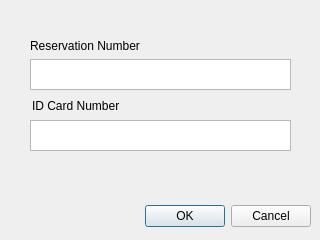
<?xml version="1.0" encoding="UTF-8"?>
<ui version="4.0">
 <class>Dialog</class>
 <widget class="QDialog" name="Dialog">
  <property name="geometry">
   <rect>
    <x>0</x>
    <y>0</y>
    <width>320</width>
    <height>240</height>
   </rect>
  </property>
  <property name="windowTitle">
   <string>Dialog</string>
  </property>
  <widget class="QDialogButtonBox" name="buttonBox">
   <property name="geometry">
    <rect>
     <x>130</x>
     <y>200</y>
     <width>181</width>
     <height>32</height>
    </rect>
   </property>
   <property name="orientation">
    <enum>Qt::Horizontal</enum>
   </property>
   <property name="standardButtons">
    <set>QDialogButtonBox::Cancel|QDialogButtonBox::Ok</set>
   </property>
  </widget>
  <widget class="QTextEdit" name="textEdit">
   <property name="geometry">
    <rect>
     <x>30</x>
     <y>59</y>
     <width>261</width>
     <height>31</height>
    </rect>
   </property>
  </widget>
  <widget class="QLabel" name="label">
   <property name="geometry">
    <rect>
     <x>30</x>
     <y>38</y>
     <width>111</width>
     <height>16</height>
    </rect>
   </property>
   <property name="text">
    <string>Reservation Number</string>
   </property>
  </widget>
  <widget class="QTextEdit" name="textEdit_2">
   <property name="geometry">
    <rect>
     <x>30</x>
     <y>120</y>
     <width>261</width>
     <height>31</height>
    </rect>
   </property>
  </widget>
  <widget class="QLabel" name="label_2">
   <property name="geometry">
    <rect>
     <x>32</x>
     <y>98</y>
     <width>91</width>
     <height>16</height>
    </rect>
   </property>
   <property name="text">
    <string>ID Card Number</string>
   </property>
  </widget>
 </widget>
 <resources/>
 <connections>
  <connection>
   <sender>buttonBox</sender>
   <signal>accepted()</signal>
   <receiver>Dialog</receiver>
   <slot>accept()</slot>
   <hints>
    <hint type="sourcelabel">
     <x>248</x>
     <y>254</y>
    </hint>
    <hint type="destinationlabel">
     <x>157</x>
     <y>274</y>
    </hint>
   </hints>
  </connection>
  <connection>
   <sender>buttonBox</sender>
   <signal>rejected()</signal>
   <receiver>Dialog</receiver>
   <slot>reject()</slot>
   <hints>
    <hint type="sourcelabel">
     <x>316</x>
     <y>260</y>
    </hint>
    <hint type="destinationlabel">
     <x>286</x>
     <y>274</y>
    </hint>
   </hints>
  </connection>
 </connections>
</ui>
